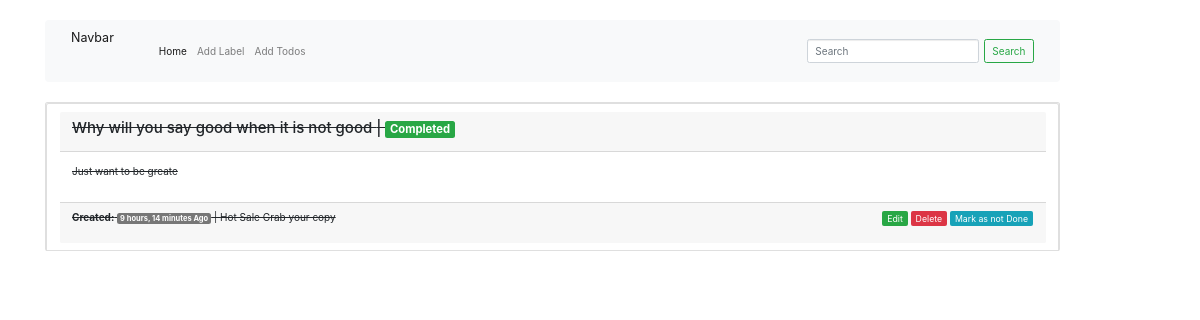
/todo/1, run on the app's committed database.
### todos/models.py (models this page shows, shortened)
class Todo(models.Model):
    title = models.CharField(max_length=100)
    description = models.TextField()
    label = models.ForeignKey(Label, on_delete=models.CASCADE)
    created_on = models.DateTimeField(auto_now_add=True)
    updated_on = models.DateTimeField(auto_now=True)
    status = models.BooleanField(default=False)

class Label(models.Model):
    title = models.CharField(max_length=100)
    created_on = models.DateTimeField(auto_now_add=True)
    updated_on = models.DateTimeField(auto_now=True)
    status = models.BooleanField(default=1)
    def __str__(self):
        return self.title

### todos/views.py (the view)
# urls.py: path('todo/<int:pk>', TodoDetail.as_view(), name="todos-detail"),
class TodoDetail(DetailView):
    model = Todo

### templates/todos/todo_detail.html (shortened to what this page needs)
{% extends 'base.html' %}
{% block contents %}
  {% if object %}
    <ul class="list-group card">
        <li class="list-group-item">
            <div class="card-header">
                  <h4>
                    {% if object.status %}
                     <strike>{{object.title}}</srike> | <span class="badge badge-success">Completed</span>
                    {% endif %}
                </h4>
            </div>
            <div class="col_md_2_list card-body">
                <p>{{object.description}}</p>
            </div>
            <div class="card-footer">
                <div class="cont_text_date">
                    <p>
                        <span>
                        <b>Created:</b>
                        <span class="badge badge-default">{{object.created_on|timesince}} Ago</span>  |
                        {{object.label}}
                        </span>
                        <span class="float-right">
                            <a href="{% url 'todos-update' object.pk %}" class="btn-success btn-sm">Edit</a>
                            <a href="{% url 'todos-delete' object.pk %}" class="btn-danger btn-sm">Delete</a>
                             {% if object.status %}
                                <a href="{% url 'todos-is-completed' object.pk 0 %}" class="btn-info btn-sm">Mark as not Done</a>
                            {% else %}
                                 <a href="{% url 'todos-is-completed' object.pk 1 %}" class="btn-info btn-sm">Mark as  Done</a>
                            {% endif %}
                        </span>
                    </p>
                </div>
            </div>
        </li>
    </ul>
{% else %}
    <h5>
        No <b>Todolist</b> Added Yet....
        <a href="{% url 'todos-create-label' %}"> Click me to Add </a>
        New Label to get Started
    </h5>
{% endif %}
{% endblock contents %}

### data on the page
Todo: title "Why will you say good when it is not good", description "Just want to be greate", created_on "9 hours, 14 minutes", label "Hot Sale Grab your copy"
